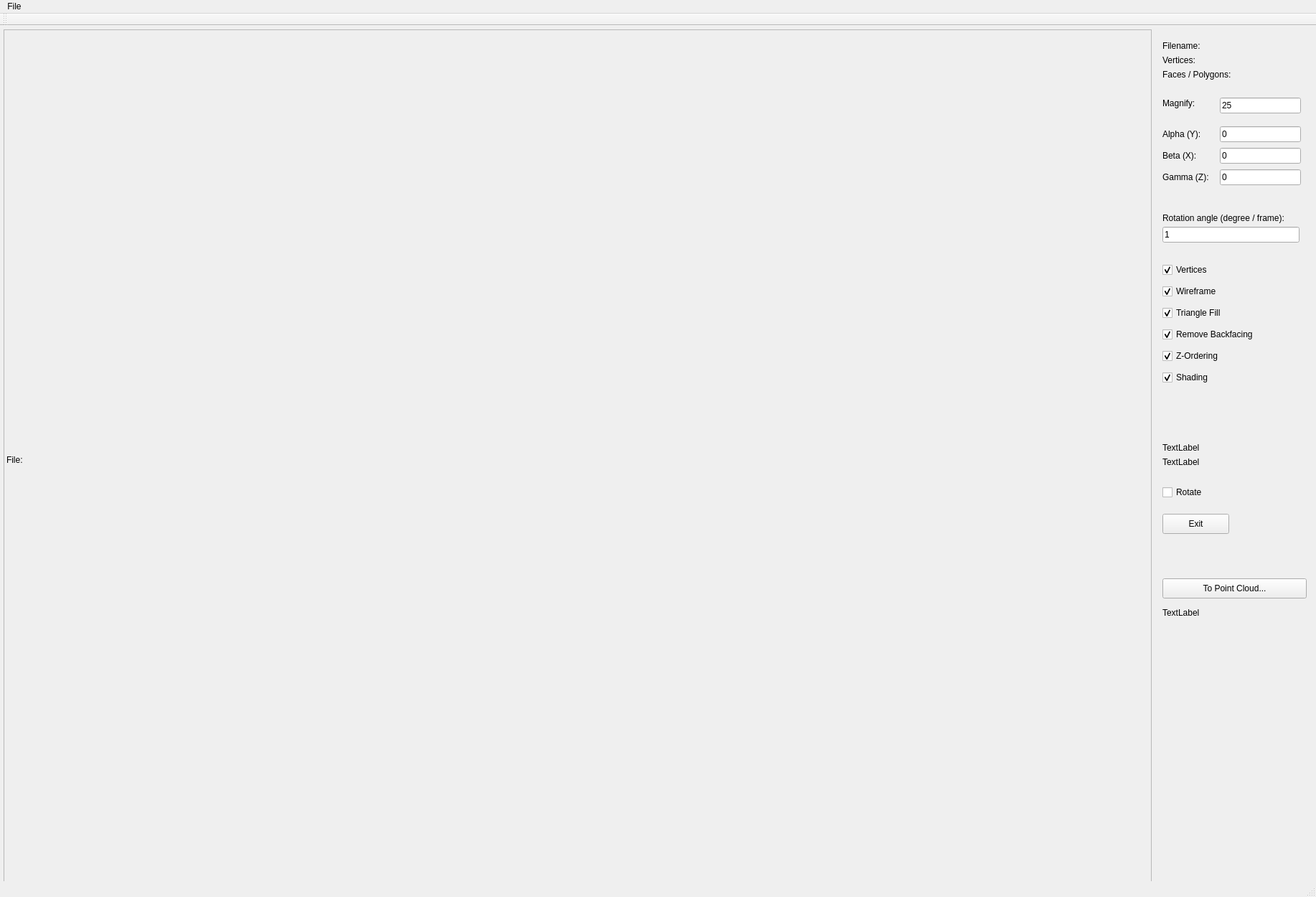
<?xml version="1.0" encoding="UTF-8"?>
<ui version="4.0">
 <class>MainWindow</class>
 <widget class="QMainWindow" name="MainWindow">
  <property name="geometry">
   <rect>
    <x>0</x>
    <y>0</y>
    <width>1834</width>
    <height>1250</height>
   </rect>
  </property>
  <property name="windowTitle">
   <string>Collada Reader 6</string>
  </property>
  <property name="windowOpacity">
   <double>1.000000000000000</double>
  </property>
  <widget class="QWidget" name="centralWidget">
   <widget class="QLabel" name="label">
    <property name="geometry">
     <rect>
      <x>5</x>
      <y>5</y>
      <width>1600</width>
      <height>1200</height>
     </rect>
    </property>
    <property name="frameShape">
     <enum>QFrame::StyledPanel</enum>
    </property>
    <property name="text">
     <string>File:</string>
    </property>
   </widget>
   <widget class="QLabel" name="label_2">
    <property name="geometry">
     <rect>
      <x>1620</x>
      <y>580</y>
      <width>53</width>
      <height>16</height>
     </rect>
    </property>
    <property name="text">
     <string>TextLabel</string>
    </property>
   </widget>
   <widget class="QCheckBox" name="checkBox">
    <property name="geometry">
     <rect>
      <x>1620</x>
      <y>640</y>
      <width>81</width>
      <height>20</height>
     </rect>
    </property>
    <property name="text">
     <string>Rotate</string>
    </property>
    <property name="checked">
     <bool>false</bool>
    </property>
   </widget>
   <widget class="QPushButton" name="pushButton">
    <property name="geometry">
     <rect>
      <x>1620</x>
      <y>680</y>
      <width>93</width>
      <height>28</height>
     </rect>
    </property>
    <property name="text">
     <string>Exit</string>
    </property>
   </widget>
   <widget class="QLabel" name="label_3">
    <property name="geometry">
     <rect>
      <x>1620</x>
      <y>600</y>
      <width>53</width>
      <height>16</height>
     </rect>
    </property>
    <property name="text">
     <string>TextLabel</string>
    </property>
   </widget>
   <widget class="QLabel" name="label_4">
    <property name="geometry">
     <rect>
      <x>1620</x>
      <y>20</y>
      <width>201</width>
      <height>16</height>
     </rect>
    </property>
    <property name="text">
     <string>Filename:</string>
    </property>
   </widget>
   <widget class="QLabel" name="label_5">
    <property name="geometry">
     <rect>
      <x>1620</x>
      <y>143</y>
      <width>70</width>
      <height>16</height>
     </rect>
    </property>
    <property name="text">
     <string>Alpha (Y):</string>
    </property>
   </widget>
   <widget class="QLabel" name="label_6">
    <property name="geometry">
     <rect>
      <x>1620</x>
      <y>173</y>
      <width>70</width>
      <height>16</height>
     </rect>
    </property>
    <property name="text">
     <string>Beta (X):</string>
    </property>
   </widget>
   <widget class="QLabel" name="label_7">
    <property name="geometry">
     <rect>
      <x>1620</x>
      <y>203</y>
      <width>70</width>
      <height>16</height>
     </rect>
    </property>
    <property name="text">
     <string>Gamma (Z):</string>
    </property>
   </widget>
   <widget class="QLineEdit" name="lineEdit">
    <property name="geometry">
     <rect>
      <x>1700</x>
      <y>140</y>
      <width>113</width>
      <height>22</height>
     </rect>
    </property>
    <property name="text">
     <string>0</string>
    </property>
   </widget>
   <widget class="QLineEdit" name="lineEdit_2">
    <property name="geometry">
     <rect>
      <x>1700</x>
      <y>170</y>
      <width>113</width>
      <height>22</height>
     </rect>
    </property>
    <property name="text">
     <string>0</string>
    </property>
   </widget>
   <widget class="QLineEdit" name="lineEdit_3">
    <property name="geometry">
     <rect>
      <x>1700</x>
      <y>200</y>
      <width>113</width>
      <height>22</height>
     </rect>
    </property>
    <property name="text">
     <string>0</string>
    </property>
   </widget>
   <widget class="QLabel" name="label_8">
    <property name="geometry">
     <rect>
      <x>1620</x>
      <y>40</y>
      <width>201</width>
      <height>16</height>
     </rect>
    </property>
    <property name="text">
     <string>Vertices:</string>
    </property>
   </widget>
   <widget class="QLabel" name="label_9">
    <property name="geometry">
     <rect>
      <x>1620</x>
      <y>60</y>
      <width>201</width>
      <height>16</height>
     </rect>
    </property>
    <property name="text">
     <string>Faces / Polygons:</string>
    </property>
   </widget>
   <widget class="QLabel" name="label_10">
    <property name="geometry">
     <rect>
      <x>1620</x>
      <y>260</y>
      <width>201</width>
      <height>16</height>
     </rect>
    </property>
    <property name="text">
     <string>Rotation angle (degree / frame):</string>
    </property>
   </widget>
   <widget class="QLineEdit" name="lineEdit_4">
    <property name="geometry">
     <rect>
      <x>1620</x>
      <y>280</y>
      <width>191</width>
      <height>22</height>
     </rect>
    </property>
    <property name="text">
     <string>1</string>
    </property>
   </widget>
   <widget class="QLabel" name="label_11">
    <property name="geometry">
     <rect>
      <x>1620</x>
      <y>100</y>
      <width>65</width>
      <height>16</height>
     </rect>
    </property>
    <property name="text">
     <string>Magnify:</string>
    </property>
   </widget>
   <widget class="QLineEdit" name="lineEdit_5">
    <property name="geometry">
     <rect>
      <x>1700</x>
      <y>100</y>
      <width>113</width>
      <height>22</height>
     </rect>
    </property>
    <property name="text">
     <string>25</string>
    </property>
   </widget>
   <widget class="QCheckBox" name="checkBox_2">
    <property name="geometry">
     <rect>
      <x>1620</x>
      <y>330</y>
      <width>190</width>
      <height>20</height>
     </rect>
    </property>
    <property name="text">
     <string>Vertices</string>
    </property>
    <property name="checked">
     <bool>true</bool>
    </property>
   </widget>
   <widget class="QCheckBox" name="checkBox_3">
    <property name="geometry">
     <rect>
      <x>1620</x>
      <y>360</y>
      <width>190</width>
      <height>20</height>
     </rect>
    </property>
    <property name="text">
     <string>Wireframe</string>
    </property>
    <property name="checked">
     <bool>true</bool>
    </property>
   </widget>
   <widget class="QCheckBox" name="checkBox_4">
    <property name="geometry">
     <rect>
      <x>1620</x>
      <y>390</y>
      <width>190</width>
      <height>20</height>
     </rect>
    </property>
    <property name="text">
     <string>Triangle Fill</string>
    </property>
    <property name="checked">
     <bool>true</bool>
    </property>
   </widget>
   <widget class="QCheckBox" name="checkBox_5">
    <property name="geometry">
     <rect>
      <x>1620</x>
      <y>420</y>
      <width>190</width>
      <height>20</height>
     </rect>
    </property>
    <property name="text">
     <string>Remove Backfacing</string>
    </property>
    <property name="checked">
     <bool>true</bool>
    </property>
   </widget>
   <widget class="QCheckBox" name="checkBox_6">
    <property name="geometry">
     <rect>
      <x>1620</x>
      <y>450</y>
      <width>190</width>
      <height>20</height>
     </rect>
    </property>
    <property name="text">
     <string>Z-Ordering</string>
    </property>
    <property name="checked">
     <bool>true</bool>
    </property>
   </widget>
   <widget class="QCheckBox" name="checkBox_7">
    <property name="geometry">
     <rect>
      <x>1620</x>
      <y>480</y>
      <width>190</width>
      <height>20</height>
     </rect>
    </property>
    <property name="text">
     <string>Shading</string>
    </property>
    <property name="checked">
     <bool>true</bool>
    </property>
   </widget>
   <widget class="QPushButton" name="pushButton_2">
    <property name="geometry">
     <rect>
      <x>1620</x>
      <y>770</y>
      <width>201</width>
      <height>28</height>
     </rect>
    </property>
    <property name="text">
     <string>To Point Cloud...</string>
    </property>
   </widget>
   <widget class="QLabel" name="label_12">
    <property name="geometry">
     <rect>
      <x>1620</x>
      <y>810</y>
      <width>191</width>
      <height>16</height>
     </rect>
    </property>
    <property name="text">
     <string>TextLabel</string>
    </property>
   </widget>
  </widget>
  <widget class="QMenuBar" name="menuBar">
   <property name="geometry">
    <rect>
     <x>0</x>
     <y>0</y>
     <width>1834</width>
     <height>26</height>
    </rect>
   </property>
   <widget class="QMenu" name="menuMacs">
    <property name="title">
     <string>File</string>
    </property>
    <addaction name="actionOpen"/>
    <addaction name="separator"/>
    <addaction name="actionExit"/>
   </widget>
   <addaction name="menuMacs"/>
  </widget>
  <widget class="QToolBar" name="mainToolBar">
   <attribute name="toolBarArea">
    <enum>TopToolBarArea</enum>
   </attribute>
   <attribute name="toolBarBreak">
    <bool>false</bool>
   </attribute>
  </widget>
  <widget class="QStatusBar" name="statusBar"/>
  <action name="actionOpen">
   <property name="text">
    <string>Open...</string>
   </property>
  </action>
  <action name="actionExit">
   <property name="text">
    <string>Exit</string>
   </property>
  </action>
 </widget>
 <layoutdefault spacing="6" margin="11"/>
 <resources/>
 <connections/>
</ui>
